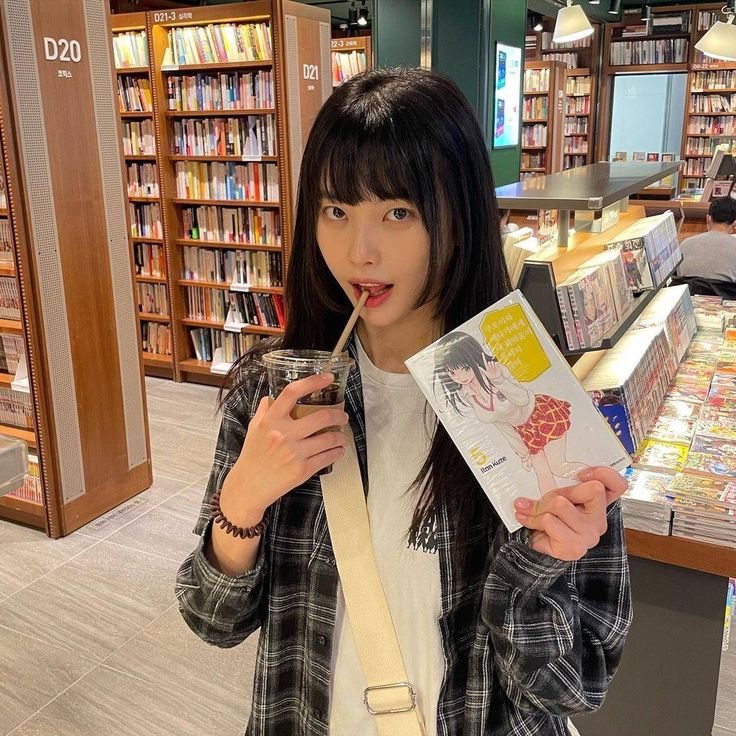
#> input picture images/malsook.jpeg, 736 x 736 px, found by its file name
$ python garisTepi.py   (older library calls are emulated)
#> lines starting #> are read from the running program, lines starting #| are printed output that depends on the picture
import cv2
import matplotlib.pyplot as plt

# Read the original image
img = cv2.imread('images/malsook.jpeg')
#> img is the input picture: shape (736, 736, 3); mean B, G, R 97.8, 118.1, 142.8

# Konversi ke grayscale
img_gray = cv2.cvtColor(img, cv2.COLOR_BGR2GRAY)
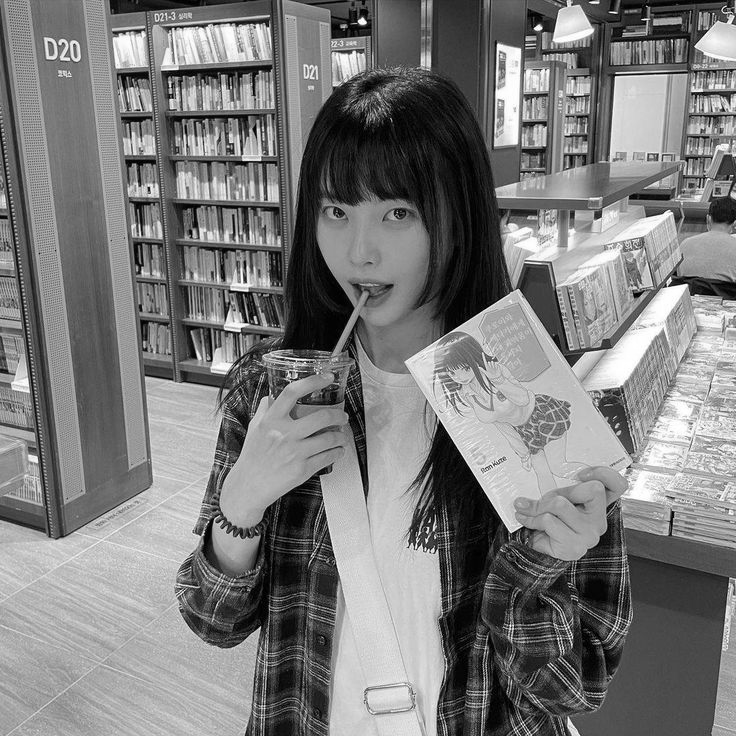
#> img_gray: shape (736, 736); min 0, max 255, mean 123.2

# Blur untuk memperbaiki deteksi tepi
img_blur = cv2.GaussianBlur(img_gray, (3, 3), 0)

# Sobel Edge Detection
sobelx = cv2.Sobel(src=img_blur, ddepth=cv2.CV_64F, dx=1, dy=0, ksize=5)
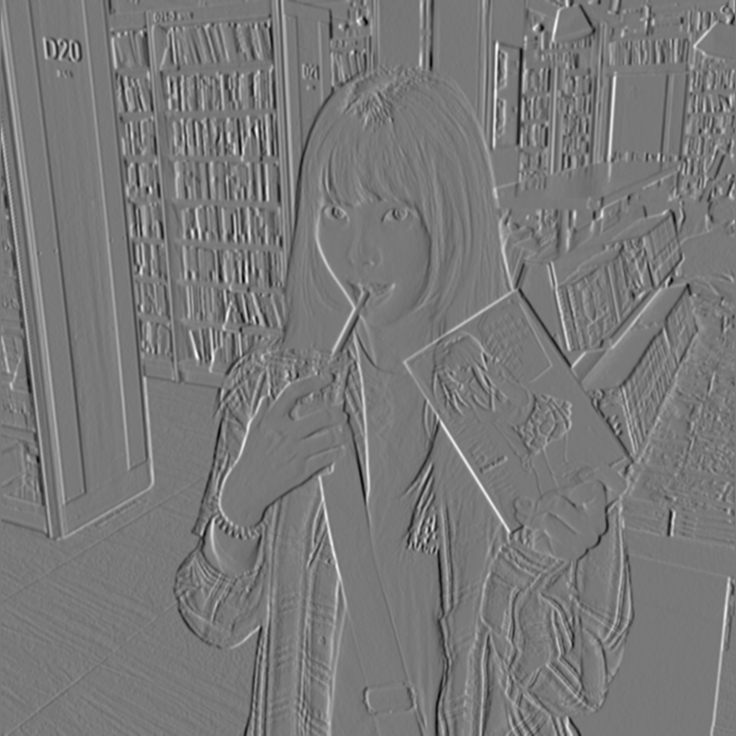
#> sobelx: shape (736, 736) float64; min -7764, max 8595, mean 3.5; drawn with min black and max white
sobely = cv2.Sobel(src=img_blur, ddepth=cv2.CV_64F, dx=0, dy=1, ksize=5)
sobelxy = cv2.Sobel(src=img_blur, ddepth=cv2.CV_64F, dx=1, dy=1, ksize=5)
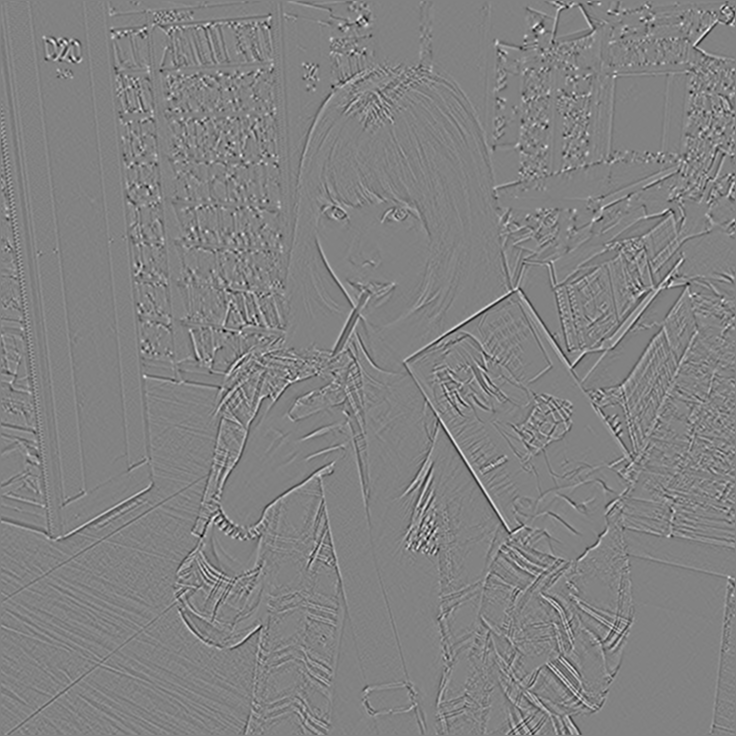
#> sobelxy: shape (736, 736) float64; min -1536, max 1465, mean 0; drawn with min black and max white

# Canny Edge Detection
edges = cv2.Canny(image=img_blur, threshold1=200, threshold2=300)
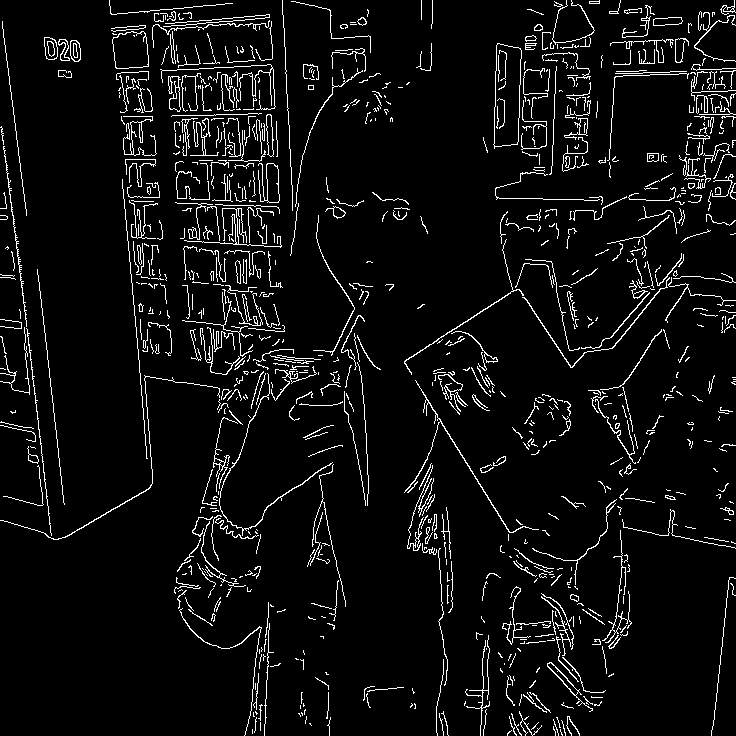
#> edges: shape (736, 736); 5.7% white in thin lines or dots

# Konversi Sobel dan Canny ke uint8 untuk kompatibilitas dengan Matplotlib
sobelx_uint8 = cv2.convertScaleAbs(sobelx)
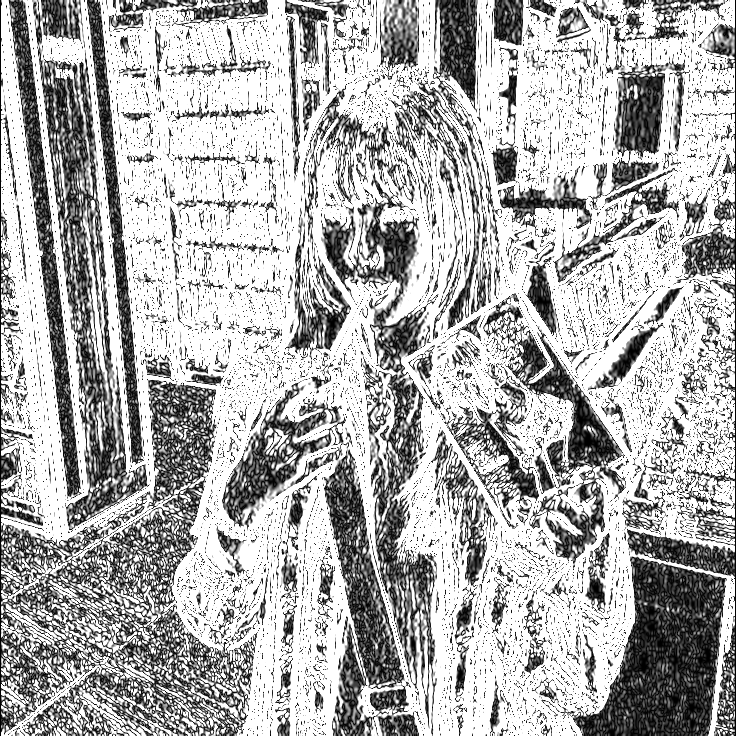
#> sobelx_uint8: shape (736, 736); min 0, max 255, mean 175.4
sobely_uint8 = cv2.convertScaleAbs(sobely)
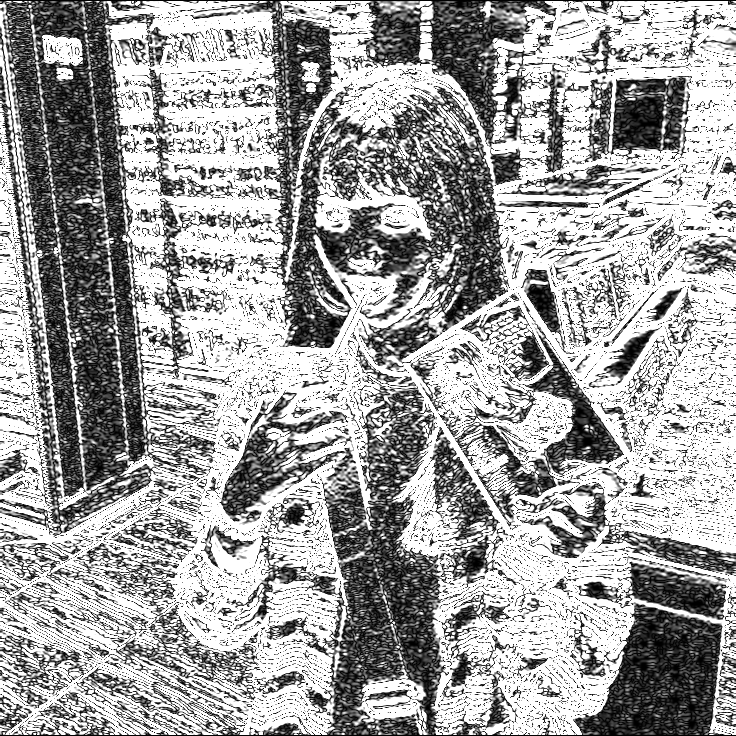
#> sobely_uint8: shape (736, 736); min 0, max 255, mean 161.5
sobelxy_uint8 = cv2.convertScaleAbs(sobelxy)
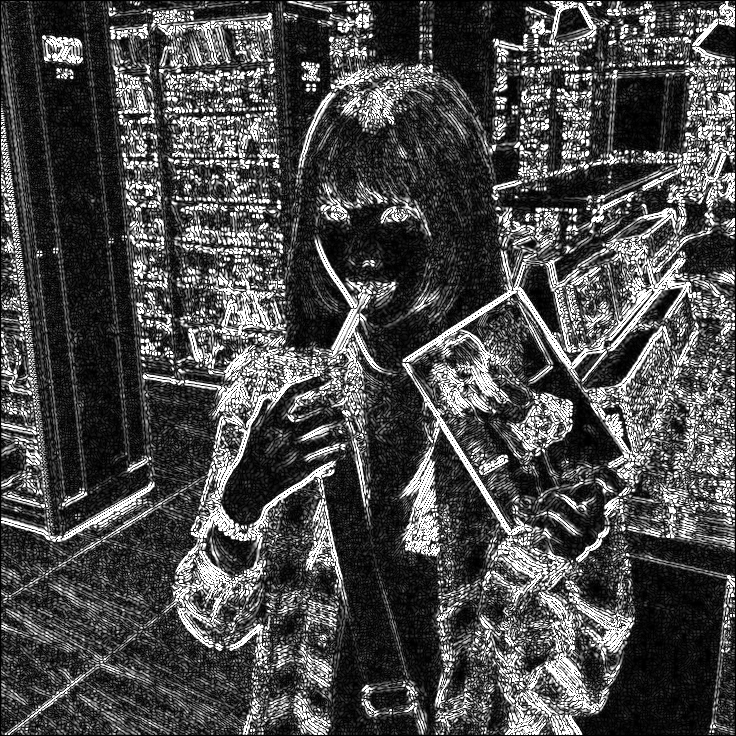
#> sobelxy_uint8: shape (736, 736); min 0, max 255, mean 74.5

# Konversi gambar asli ke RGB untuk Matplotlib
img_rgb = cv2.cvtColor(img, cv2.COLOR_BGR2RGB)

# Tampilkan hasil dalam grid menggunakan Matplotlib
titles = ['Original', 'Grayscale', 'Sobel X', 'Sobel Y', 'Sobel XY', 'Canny Edge']
images = [img_rgb, img_gray, sobelx_uint8, sobely_uint8, sobelxy_uint8, edges]

# Atur ukuran grid
plt.figure(figsize=(12, 8))

# Gambar Original
plt.subplot(2, 3, 1)
plt.imshow(img_rgb)
plt.title('Original', color='blue')
plt.axis('off')

# Gambar Grayscale
plt.subplot(2, 3, 2)
plt.imshow(img_gray, cmap='gray')
plt.title('Grayscale', color='blue')
plt.axis('off')

# Gambar Sobel X
plt.subplot(2, 3, 3)
plt.imshow(sobelx_uint8, cmap='gray')
plt.title('Sobel X', color='blue')
plt.axis('off')

# Gambar Sobel Y
plt.subplot(2, 3, 4)
plt.imshow(sobely_uint8, cmap='gray')
plt.title('Sobel Y', color='blue')
plt.axis('off')

# Gambar Sobel XY
plt.subplot(2, 3, 5)
plt.imshow(sobelxy_uint8, cmap='gray')
plt.title('Sobel XY', color='blue')
plt.axis('off')

# Gambar Canny Edge
plt.subplot(2, 3, 6)
plt.imshow(edges, cmap='gray')
plt.title('Canny Edge', color='blue')
plt.axis('off')

# Tata letak
plt.tight_layout()
plt.show()
